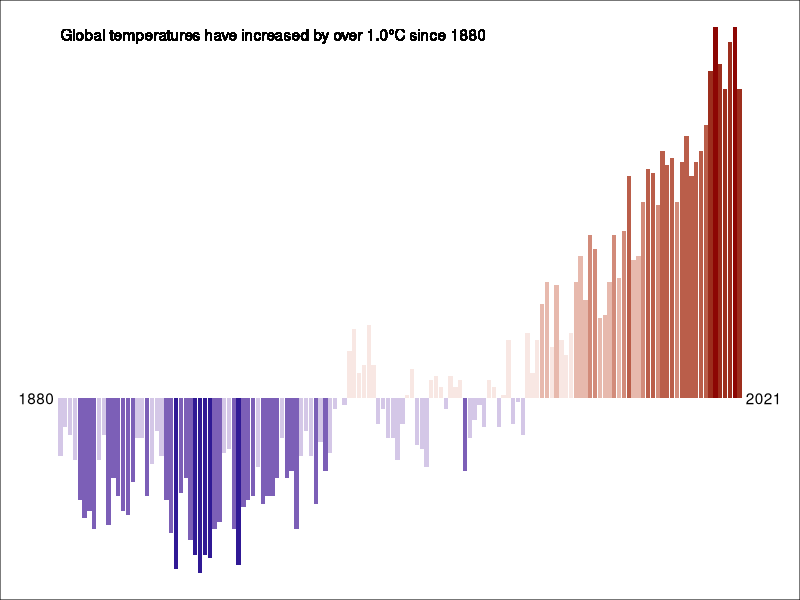
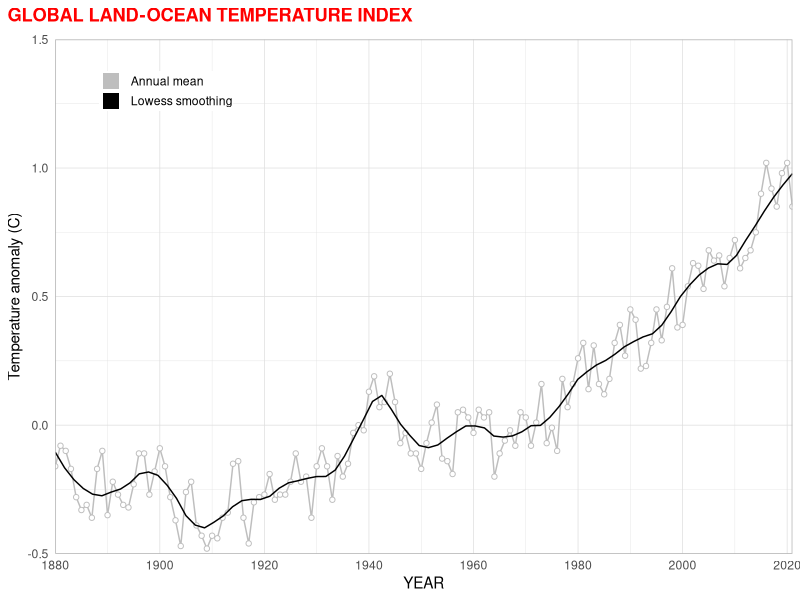
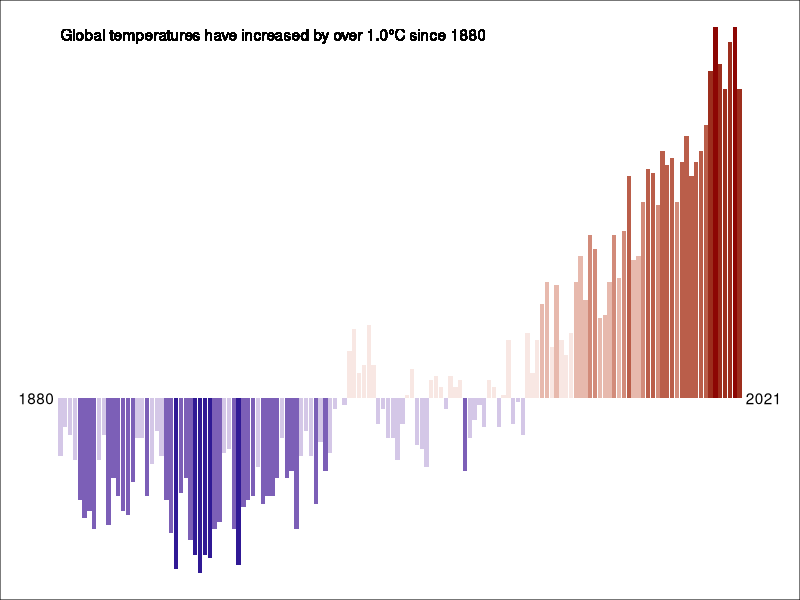
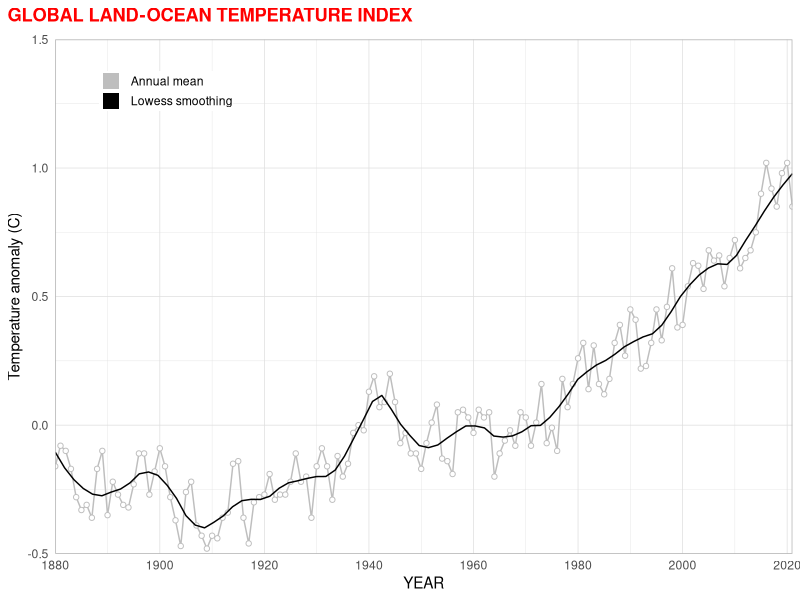

Source code (R) for these figures, in order:
library(tidyverse)
library(scales)
library(glue)

#Visualization 1 : Overall temperature

# Visual 1
library(tidyverse)
library(scales)
library(glue)

t_data <- read_csv("GLB.Ts+dSST.csv", skip = 1, na = "***") %>%
  select(year = Year, t_diff = `J-D`) %>%
  drop_na()

annotation <- t_data %>%
  arrange(year) %>%
  slice(1, n()) %>%
  mutate(t_diff = 0,
         x = year + c(-5, 5))

max_t_diff <- format(round(max(t_data$t_diff), 1), nsmall=1)

t_data %>%
  ggplot(aes(x=year, y=t_diff, fill=t_diff)) +
  geom_col(show.legend=FALSE) +
  geom_text(data = annotation, aes(x=x, label=year), color="black") +
  geom_text(x=1880, y=1, hjust=0,
            label=glue("Global temperatures have increased by over {max_t_diff}\u00B0C since {min(t_data$year)}"),
            color="black") +
  scale_fill_stepsn(colors=c("darkblue", "white", "darkred"),
                    values = rescale(c(min(t_data$t_diff), 0, max(t_data$t_diff))),
                    limits = c(min(t_data$t_diff), max(t_data$t_diff)),
                    n.breaks=9) +
  theme_void() +
  theme(
    plot.background = element_rect(fill="white"),
    legend.text = element_text(color="black")
  )
ggsave("figures/temperature_bar_plot.png", width=7, height=4)

#visual 2

library(tidyverse)

read_csv("GLB.Ts+dSST.csv", skip=1, na = "***") %>%
  select(year = Year, t_diff = `J-D`) %>%
  drop_na() %>%
  ggplot(aes(x=year, y=t_diff)) +
  geom_line(aes(color = "1"), size=0.5, show.legend = FALSE) + 
  geom_point(fill="white", aes(color = "1"), shape=21, show.legend=TRUE) +
  geom_smooth(se=FALSE, aes(color = "2"), size=0.5, span=0.15, show.legend = FALSE) +
  scale_x_continuous(breaks=seq(1880, 2023, 20), expand=c(0,0)) +
  scale_y_continuous(limits=c(-0.5, 1.5), expand=c(0,0)) +
  scale_color_manual(name=NULL,
                     breaks=c(1, 2),
                     values=c("gray", "black"),
                     labels=c("Annual mean", "Lowess smoothing"), 
                     guide = guide_legend(override.aes = list(shape=15, size=5))) +
  labs(
    x = "YEAR",
    y = "Temperature anomaly (C)",
    title = "GLOBAL LAND-OCEAN TEMPERATURE INDEX"
    #subtitle = "Data source: NASA's Goddard Institute for Space Studies (GISS).\nCredit: NASA/GISS"
  ) +
  theme_light() +
  theme(
    axis.ticks = element_blank(),
    plot.title.position = "plot",
    plot.title = element_text(margin = margin(b=10), color="red", face="bold"),
    plot.subtitle = element_text(size=8, margin = margin(b=10)),
    legend.position = c(0.15, 0.9),
    legend.title = element_text(size=0),
    legend.key.height = unit(10, "pt"),
    legend.margin = margin(0,0,0,0)
  )

ggsave("figures/temperature_index_plot.png", width=6, height=4)

###########----------------------------------------------------------###########

#Visualization 2: Number of Hazards, Shocks or Stresses


#Visualization 3: Children population
#Visualization 4: The Children’s Climate Risk Index (CCRI)
#Visualization 5: Heatwave exposure each year
#Visualization 6: Temperature anamoly
#Visualization 7: Water scarcity
#Visualization 8: Season variablity
#Visualization 9: Drought frequency
#Visualization 10: Ground water decline
